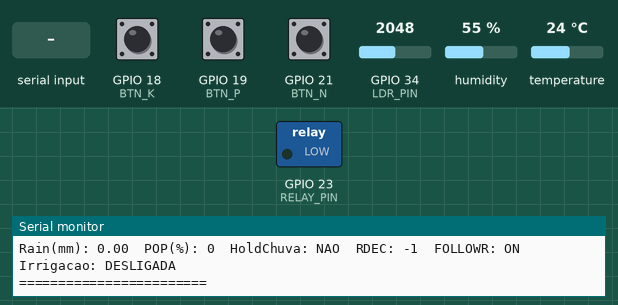
This sketch was run on a simulated ESP32. Parts: switched loads named in the sketch (green lamp = pin HIGH), the last lines printed to the serial monitor. The inputs (shaded band) are chosen by the test bench; at power-on: humidity 55 %, GPIO 18 (BTN_K) HIGH, GPIO 19 (BTN_P) HIGH, GPIO 21 (BTN_N) HIGH, GPIO 34 (LDR_PIN) = 2048, temperature 24 °C.

Above: at 2.8 s.
2.9 s: humidity set to 45 %
7.3 s: humidity set to 42 %
At 9.1 s:
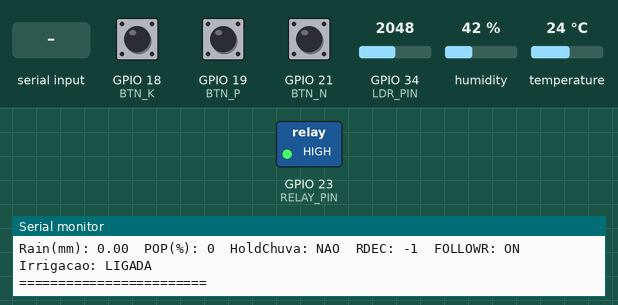
19.7 s: "RDEC=\n" received over Serial
At 21.3 s:
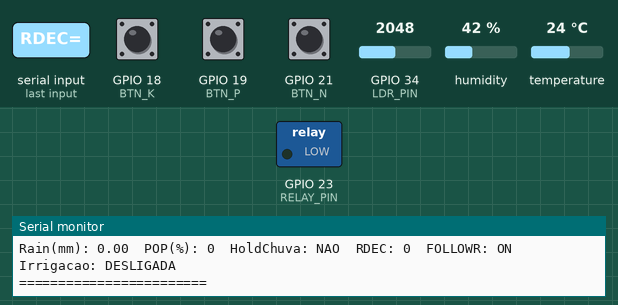
Timing chart, 0 to 37.9 s (numbered marks = the images above; inputs shaded):
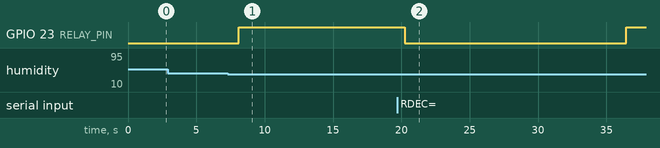

The sketch:

Wokwi.ino
```cpp
#include <DHT.h>

// === Pinos ===
#define LDR_PIN   34
#define DHT_PIN   15
#define RELAY_PIN 23
#define BTN_N     21
#define BTN_P     19
#define BTN_K     18

// === DHT22 ===
#define DHTTYPE DHT22
DHT dht(DHT_PIN, DHTTYPE);

// === Threshold base ===
float BASE_ON  = 35.0;           // base p/ ligar (sem faltas)
float STEP_PER_MISSING = 3.0;    // +% por nutriente faltando
float HYST = 5.0;                // OFF = ON + HYST

// === pH (via LDR) ===
float PH_MIN = 5.5;
float PH_MAX = 7.5;
float PH_PENALTY = 2.0;          // +% se pH fora da faixa

// === Anti-pisca (tempos mínimos) ===
const unsigned long MIN_ON_MS  = 8000; // 8s ligado
const unsigned long MIN_OFF_MS = 5000; // 5s desligado

// === Integração externa ===
float rain_mm_forecast = 0.0f;   // RAIN=<mm> vindo do Python
int   pop_forecast = 0;          // POP=<0..100> vindo do Python
bool  followR = true;            // FOLLOWR=1/0 (seguir decisão do R?)
int   rdec = -1;                 // RDEC=1 (ligar) / 0 (desligar) / -1 (sem decisão)
unsigned long rdecMs = 0;
const unsigned long RDEC_TTL_MS = 15000; // 15s de validade da decisão do R

// Janela para “segurar” irrigação se tiver chuva prevista
bool rainHold = false;
unsigned long rainHoldMs = 0;
const unsigned long RAIN_HOLD_MS = 15000; // 15s de hold (ajuste livre)

bool relayState = false;
unsigned long lastChangeMs = 0;

void applyRelay(bool desired) {
  unsigned long now = millis();

  if (desired && !relayState) {
    if (now - lastChangeMs >= MIN_OFF_MS) {
      relayState = true;
      digitalWrite(RELAY_PIN, HIGH);
      lastChangeMs = now;
      Serial.println(">> Acionando irrigacao (respeitado tempo minimo OFF).");
    } else {
      Serial.println(".. Aguardando tempo minimo OFF para ligar.");
    }
  } else if (!desired && relayState) {
    if (now - lastChangeMs >= MIN_ON_MS) {
      relayState = false;
      digitalWrite(RELAY_PIN, LOW);
      lastChangeMs = now;
      Serial.println(">> Desligando irrigacao (respeitado tempo minimo ON).");
    } else {
      Serial.println(".. Aguardando tempo minimo ON para desligar.");
    }
  }
}

void handleSerial() {
  if (!Serial.available()) return;
  String s = Serial.readStringUntil('\n');
  s.trim();

  if (s.startsWith("RAIN=")) {
    rain_mm_forecast = s.substring(5).toFloat();
    Serial.print(">> RAIN(mm) recebido: "); Serial.println(rain_mm_forecast);
    if (rain_mm_forecast >= 2.0f || pop_forecast >= 60) {
      rainHold = true; rainHoldMs = millis();
      Serial.println(">> Ativando hold por chuva prevista.");
    }
  } else if (s.startsWith("POP=")) {
    pop_forecast = s.substring(4).toInt();
    Serial.print(">> POP(%) recebido: "); Serial.println(pop_forecast);
    if (rain_mm_forecast >= 2.0f || pop_forecast >= 60) {
      rainHold = true; rainHoldMs = millis();
      Serial.println(">> Ativando hold por chuva prevista.");
    }
  } else if (s.startsWith("RDEC=")) {       // decisão do R: 1 ligar, 0 desligar
    rdec = s.substring(5).toInt();
    rdecMs = millis();
    Serial.print(">> RDEC recebido (R): "); Serial.println(rdec);
  } else if (s.startsWith("FOLLOWR=")) {
    followR = (s.substring(8).toInt() != 0);
    Serial.print(">> FOLLOWR: "); Serial.println(followR ? "ON" : "OFF");
  } else if (s == "STATUS") {
    Serial.print("STATUS rain="); Serial.print(rain_mm_forecast);
    Serial.print(" pop="); Serial.print(pop_forecast);
    Serial.print(" rdec="); Serial.print(rdec);
    Serial.print(" followR="); Serial.print(followR);
    Serial.print(" hold="); Serial.println(rainHold);
  } else if (s == "CLEAR") {
    rain_mm_forecast = 0; pop_forecast = 0; rdec = -1; rainHold = false;
    Serial.println(">> Limpou variaveis externas.");
  } else {
    Serial.print("Comando desconhecido: "); Serial.println(s);
  }
}

void setup() {
  Serial.begin(115200);
  dht.begin();

  pinMode(LDR_PIN, INPUT);
  pinMode(BTN_N, INPUT_PULLUP);
  pinMode(BTN_P, INPUT_PULLUP);
  pinMode(BTN_K, INPUT_PULLUP);
  pinMode(RELAY_PIN, OUTPUT);
  digitalWrite(RELAY_PIN, LOW);
  lastChangeMs = millis();

  Serial.println("ESP32 pronto: NPK + pH + anti-pisca + comandos Serial (RAIN/POP/RDEC/FOLLOWR).");
  Serial.println("Exemplos: RAIN=3   POP=70   RDEC=0   FOLLOWR=1   STATUS");
}

void loop() {
  handleSerial();

  // Leituras
  int   ldrRaw      = analogRead(LDR_PIN);
  float humidity    = dht.readHumidity();
  float temperature = dht.readTemperature();
  float ph = (ldrRaw / 4095.0f) * 14.0f;

  // Botoes (pressionado=1)
  bool N_ok = !digitalRead(BTN_N);
  bool P_ok = !digitalRead(BTN_P);
  bool K_ok = !digitalRead(BTN_K);
  int missing = (N_ok ? 0 : 1) + (P_ok ? 0 : 1) + (K_ok ? 0 : 1);

  // Threshold dinâmico (NPK + pH)
  float ON  = BASE_ON + missing * STEP_PER_MISSING;
  float OFF = ON + HYST;
  bool phOff = (ph < PH_MIN || ph > PH_MAX);
  if (phOff) { ON += PH_PENALTY; OFF = ON + HYST; }

  if (ON  < 15) ON  = 15;
  if (ON  > 70) ON  = 70;
  if (OFF > 90) OFF = 90;

  // Decide desejado
  bool desired = relayState;
  if (!isnan(humidity)) {
    if (humidity < ON)  desired = true;
    if (humidity > OFF) desired = false;
  }

  // 1) Janela de "suspender por chuva"
  unsigned long now = millis();
  if (rainHold && (now - rainHoldMs) < RAIN_HOLD_MS) {
    desired = false; // suspende irrigação temporariamente
  } else if (rainHold && (now - rainHoldMs) >= RAIN_HOLD_MS) {
    rainHold = false; // fim da janela
  }

  // 2) Decisão do R (se FOLLOWR=1 e decisão recente)
  if (followR && rdec != -1 && (now - rdecMs) < RDEC_TTL_MS) {
    desired = (rdec == 1);
  }

  // Aplica com anti-pisca
  applyRelay(desired);

  // Log
  Serial.println("===== Estado Atual =====");
  Serial.print("Umidade: "); Serial.print(humidity); Serial.println(" %");
  Serial.print("Temp: ");    Serial.print(temperature); Serial.println(" C");
  Serial.print("LDR: ");     Serial.print(ldrRaw);
  Serial.print("  pH(sim): "); Serial.println(ph, 2);
  Serial.print("pH_OK: "); Serial.println(phOff ? "NAO" : "SIM");
  Serial.print("N(OK): "); Serial.print(N_ok);
  Serial.print("  P(OK): "); Serial.print(P_ok);
  Serial.print("  K(OK): "); Serial.println(K_ok);
  Serial.print("Faltando: "); Serial.println(missing);
  Serial.print("ON: "); Serial.print(ON);
  Serial.print("  OFF: "); Serial.println(OFF);
  Serial.print("Rain(mm): "); Serial.print(rain_mm_forecast);
  Serial.print("  POP(%): "); Serial.print(pop_forecast);
  Serial.print("  HoldChuva: "); Serial.print(rainHold ? "ATIVO" : "NAO");
  Serial.print("  RDEC: "); Serial.print(rdec);
  Serial.print("  FOLLOWR: "); Serial.println(followR ? "ON" : "OFF");
  Serial.print("Irrigacao: "); Serial.println(relayState ? "LIGADA" : "DESLIGADA");
  Serial.println("========================\n");

  delay(2000);
}
```

Measured:
- the behaviour switches between 44 and 43 % on humidity (found by bisection; images 0 and 1)
- after the input at 7.3 s, GPIO 23 (RELAY_PIN): LOW → HIGH after 0.81 s
- after the input at 19.7 s, GPIO 23 (RELAY_PIN): HIGH → LOW after 0.55 s, → HIGH 16.2 s later
